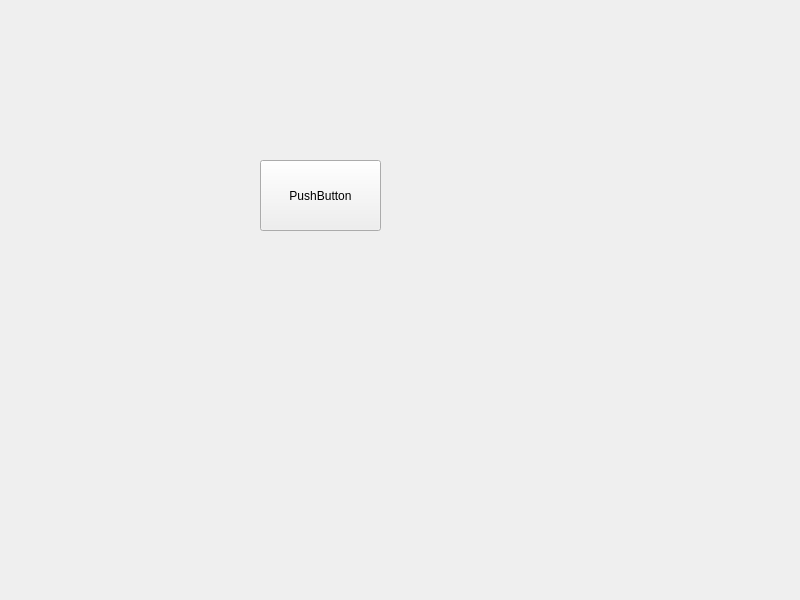
<?xml version="1.0" encoding="UTF-8"?>
<ui version="4.0">
 <class>TcpServer</class>
 <widget class="QWidget" name="TcpServer">
  <property name="geometry">
   <rect>
    <x>0</x>
    <y>0</y>
    <width>800</width>
    <height>600</height>
   </rect>
  </property>
  <property name="windowTitle">
   <string>TcpServer</string>
  </property>
  <widget class="QPushButton" name="pushButton">
   <property name="geometry">
    <rect>
     <x>260</x>
     <y>160</y>
     <width>121</width>
     <height>71</height>
    </rect>
   </property>
   <property name="text">
    <string>PushButton</string>
   </property>
  </widget>
 </widget>
 <resources/>
 <connections/>
</ui>
